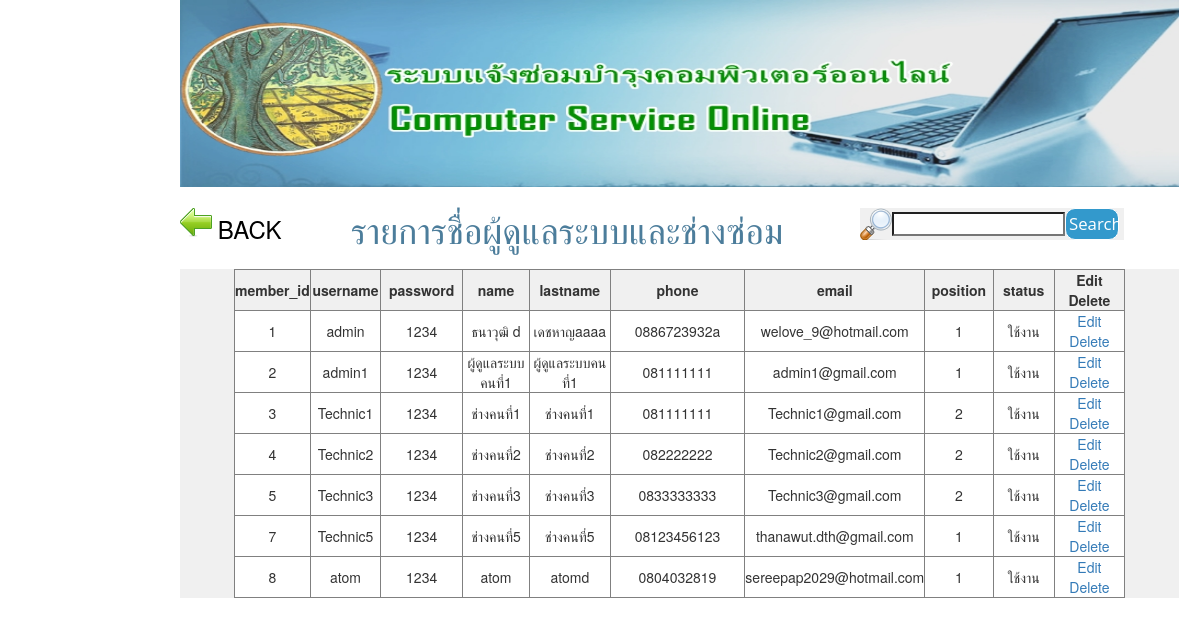
Screenshot of /Admin/Admin_Technic.php (signed in) with the database file from the repository.
### tables this page shows
CREATE TABLE `admin_db` (
  `admin_id` int(11) NOT NULL AUTO_INCREMENT,
  `username` varchar(100) NOT NULL,
  `password` varchar(100) NOT NULL,
  `name` varchar(100) NOT NULL,
  `lastname` varchar(100) NOT NULL,
  `phone` varchar(50) NOT NULL,
  `email` varchar(100) NOT NULL,
  `position` int(5) NOT NULL,
  `status` enum('ยกเลิก','ใช้งาน') NOT NULL DEFAULT 'ใช้งาน',
  `picture` text,
  PRIMARY KEY (`admin_id`)
);

### helper_func.php (called while the page is built)
<?
function site_url($str=""){
return "http://localhost/comservice/".$str;
}
?>

### model/core_model.php (called while the page is built, shortened)
<?php
	class Core_model{
		public function __construct(){
			include("db.php");
			$this->db=$dbh;
		}
		public $active_record="SELECT ";
		public $active_select="";
		public $active_from=" FROM ";
		public $active_where=" WHERE ";
		public $where_flag=false;
		public $active_where_array = array();
		public $active_limit="";
		public $active_order=" ORDER BY ";
		public $order_flag=false;
		public function where($column,$value,$operation="="){
			$this->active_where.="$column ".$operation." ? AND ";
			$this->active_where_array[]=$value;
			$this->where_flag=true;
		}
		public function order_by($column,$type="asc"){
			$this->active_order.="".$column." ".$type.",";
			$this->order_flag=true;
		}
		public function get($table){
			$result = new stdClass();
			$result->result = array();
			$result->rowCount=0;
			if ($this->active_select=="") {
				$this->active_record.="* ";
			}else{
				$this->active_record.=$this->active_select;
			}
			$this->active_record.=$this->active_from.$table;
			if ($this->where_flag) {
				$this->active_record.=substr($this->active_where, 0, -4);
			}
			if ($this->order_flag) {
				$this->active_record.=substr($this->active_order, 0, -1);
			}
			$this->active_record.=$this->active_limit;
			$tmp_record=$this->active_record;
			try{
				$stm=$this->db->prepare($this->active_record);
				foreach ($this->active_where_array as $key => $value) {
					$stm->bindValue(($key+1), $value);
				}
				$stm->execute();
				$result->result = $stm->fetchAll(PDO::FETCH_ASSOC);
				$result->rowCount=$stm->rowCount();
			}catch(PDOException $ex){
					echo $ex->getMessage().'<br>';
					echo $tmp_record;
				}
			return $result;
		}
		public function reset_active_record(){
			$this->active_record="SELECT ";
			$this->active_select="";
			$this->active_from=" FROM ";
			$this->active_where=" WHERE ";
			$this->where_flag=false;
			$this->active_where_array = array();
			$this->active_limit="";
			$this->active_order=" ORDER BY ";
			$this->order_flag=false;
		}
	}
?>

### model/m_user.php (called while the page is built, shortened)
<?php
	require_once("core_model.php");
	class M_user extends Core_model{
		public function get_user_admin($username,$pos="no"){
			$result=$this->get("admin_db");
			return $result->result[0];
		}
		public function get_all_admin(){
			$result=$this->get("admin_db");
			return $result;
		}
		public function get_all(){
			$result=$this->get("admin_db");
			return $result;
		}
	}
?>

### Admin/Admin_Technic.php (the view, shortened to what this page needs)
<? include('meta_admin.php');
require_once("../model/m_user.php");
$m_user = new M_user;
$user_dat=$m_user->get_user_admin($_SESSION['username']);
  ?>
    <?
$admin_db = $m_user->get_all_admin();
$admin_db = $m_user->get_all();
?>
    <tr>
      <td>
        <table width="200" border="0" align="center">
          <tbody>
            <tr>
              <td height="40" align="center" valign="top" bgcolor="#FFFFFF">
                <table width="944" border="0">
                  <tbody>
                    <tr>
                      <td width="4%"><a href="<?=site_url()?>Admin/adminlogin.php">
                        <input type="image" name="imageField" id="imageField" src="<?=site_url()?>Image/icon left bar/Back.png">
                      </a></td>
                      <td width="7%" height="43" style="color: #000000"><h3>BACK </h3></td>
                      <td width="60%" align="center"><span style="color: #4C7D9B; font-size: 16px;">
                      <h1>รายการชื่อผู้ดูแลระบบและช่างซ่อม</h1></span></td>
                      <td width="1%"><td width="28%"><form method="post" action="<?=site_url("Admin/Admin_Technic.php")?>"><table width="200" border="0">
                        <tbody>
                            <tr>
                              <td width="13%"><img src="<?=site_url()?>Image/icon left bar/Search.png" width="32" height="32" alt=""/></td>
                              <td width="63%"><input type="search" name="search" id="search"></td>
                              <td width="24%"><input type="submit" name="button" id="button" value="Search"></td>
                            </tr>
                        </tbody>
                        </table></form></td>
                    </tr>
                  </tbody>
              </table></td>
            </tr> </tbody></table>
        <div id="tarang" align="center">
          <form  name="frmMain" method="post" action="<?php $_SERVER["PHP_SELF"];?> ">
            <table width="891" border="1">
              <tr>
                <th width="75">member_id</th>
                <th width="75"> <div align="center">username </div></th>
                <th width="100"> <div align="center">password</div></th>
                <th width="100"> <div align="center">name</div></th>
                <th width="58"> <div align="center">lastname</div></th>
                <th width="39"> <div align="center">phone</div></th>
                <th width="89"> <div align="center">email</div></th>
                <th width="84"> <div align="center">position</div></th>
                <th width="84"> <div align="center">status</div></th>
                <th width="42"> <div align="center">Edit Delete </div></th>
              </tr>
 <?
foreach ($admin_db->result as $key => $objResult)
{
	 if (isset($_POST['admin_id'])&&$_POST['admin_id']==$objResult["admin_id"]) {
?>
              <tr align="center">
         		<td><? echo $objResult["admin_id"];?></td>
                <td><? echo $objResult["username"];?></td>
                <td><input type="text" id="password_inp" value="<? echo $objResult["password"];?>"></td>
                <td><input type="text" id="name_inp" value="<? echo $objResult["name"];?>"></td>
                <td><input type="text" id="lastname_inp" value="<? echo $objResult["lastname"];?>"></td>
                <td align="right"><input type="text" id="phone_inp" value="<? echo $objResult["phone"];?>"></td>
                <td align="right"><input type="text" id="email_inp" value="<? echo $objResult["email"];?>"></td>
                <td width="42"  align="center"><select id="position_inp">
            <option value="1">1</option>
            <option value="2">2</option>
          </select>
           <script>
			  $("#sector").val("<? echo $objResult['position']?>");
              </script>
          </td>
         <td width="42" > <select id="status_inp">
            <option value="ใช้งาน">ใช้งาน</option>
            <option value="ยกเลิก">ยกเลิก</option>
          </select>
          <script>
			  $("#sector").val("<? echo $objResult['status']?>");
              </script></td>
              <td> <a href="javascript:save_row('<?=$objResult["username"]?>');">Update</a><br><a href="">Cancel</a></td>
              </tr>
   <?
  }else{
  ?>
        <tr bgcolor="#FFFFFF" align="center">
          <td><? echo $objResult["admin_id"];?></td>
          <td width="69"><? echo $objResult["username"];?></td>
          <td width="93"><? echo $objResult["password"];?></td>
          <td width="103"><? echo $objResult["name"];?></td>
          <td width="103"><? echo $objResult["lastname"];?></td>
          <td width="193"><? echo $objResult["phone"];?></td>
          <td width="89"><? echo $objResult["email"];?></td>
          <td width="42" ><? echo $objResult["position"];?></td>
         <td width="42" ><? echo $objResult["status"];?></td>
          <td width="103">
               <a href="javascript:edit_row('<?=$objResult["admin_id"]?>');">Edit</a><br><a href="javascript:del_row('<?=$objResult["admin_id"]?>');">Delete</a>
			</td>
        </tr>
      <? }}?>
        </table></div>
     </td>
    </tr>
</table>
</body>
</html>

### css/login.css (style rules this page uses)
* { margin:0;padding:0; }
body { background-image: url(); background-repeat: repeat-x; background-attachment:fixed; background-color: #FFFFFF; position: absolute; left: 15%; }
form { background:#f0f0f0; }
input[type="submit"] { background:#2288bb; }
input[type="button"],input[type="submit"] { width:100%; background:#3399cc; border:thin solid #FFFFFF; border-radius:10px; padding:6%; font-family:'Open Sans',sans-serif; font-size:120%; color:#fff; cursor:pointer; transition:background .3s; -webkit-transition:background .3s; }

### Admin/meta_admin.php (style rules this page uses)
body { background-color: #FFFFFF; background-image: url(Image/images %20(1).jpg); background-image: url(Image/white-wallpaper-18.jpg); }

### rows the page displays
admin_db: admin_id "1", username "admin", password "1234", name "ธนาวุฒิ d", lastname "เดชหาญaaaa", phone "0886723932a", email "welove_9@hotmail.com", position "1", status "ใช้งาน"
admin_db: admin_id "2", username "admin1", password "1234", name "ผู้ดูแลระบบคนที่1", lastname "ผู้ดูแลระบบคนที่1", phone "081111111", email "admin1@gmail.com", position "1", status "ใช้งาน"
admin_db: admin_id "3", username "Technic1", password "1234", name "ช่างคนที่1", lastname "ช่างคนที่1", phone "081111111", email "Technic1@gmail.com", position "2", status "ใช้งาน"
admin_db: admin_id "4", username "Technic2", password "1234", name "ช่างคนที่2", lastname "ช่างคนที่2", phone "082222222", email "Technic2@gmail.com", position "2", status "ใช้งาน"
admin_db: admin_id "5", username "Technic3", password "1234", name "ช่างคนที่3", lastname "ช่างคนที่3", phone "0833333333", email "Technic3@gmail.com", position "2", status "ใช้งาน"
admin_db: admin_id "7", username "Technic5", password "1234", name "ช่างคนที่5", lastname "ช่างคนที่5", phone "08123456123", email "thanawut.dth@gmail.com", position "1", status "ใช้งาน"
admin_db: admin_id "8", username "atom", password "1234", name "atom", lastname "atomd", phone "0804032819", email "sereepap2029@hotmail.com", position "1", status "ใช้งาน"
